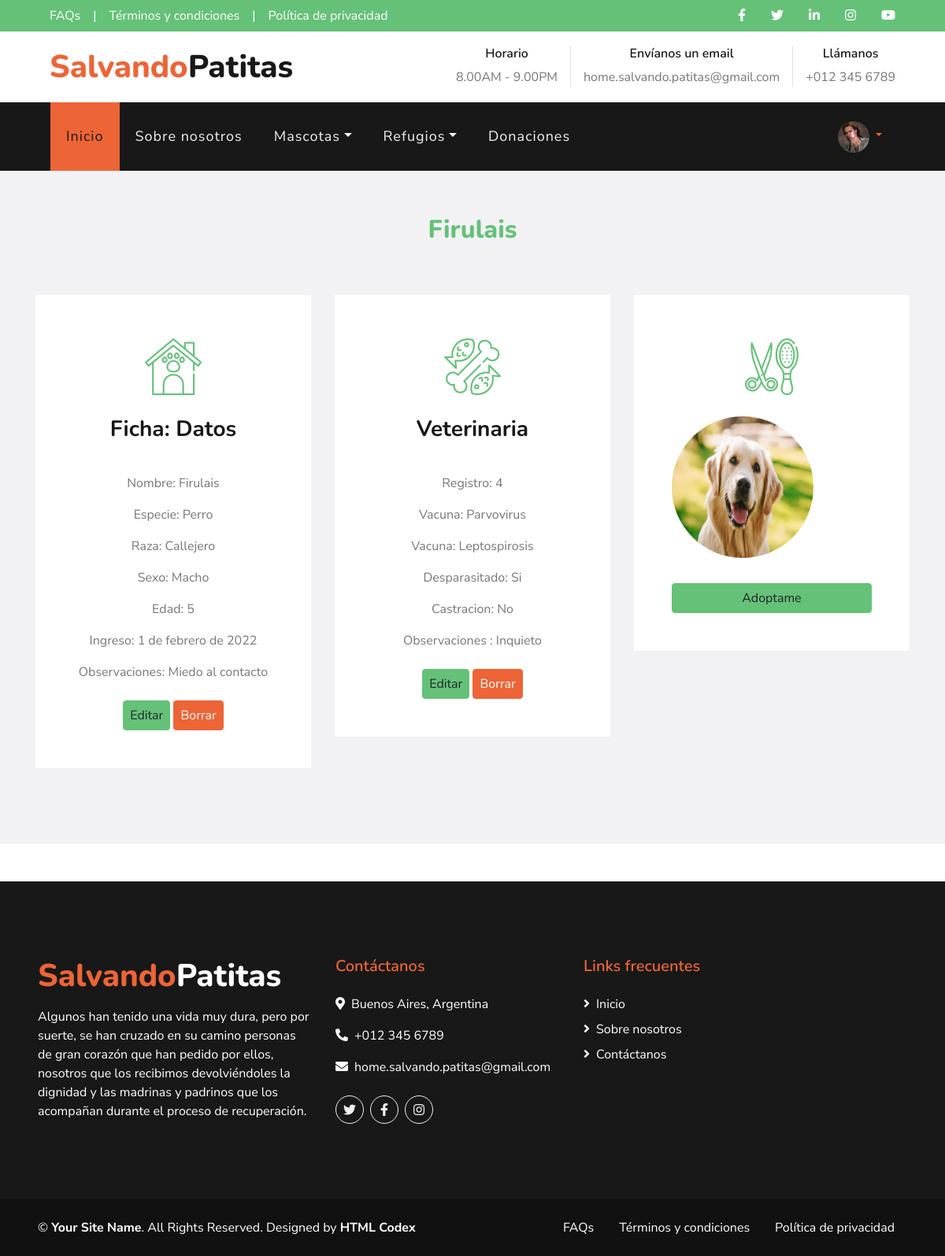
/Mascota/detalle-mascota/1/ (signed in), run on the app's committed database.
### Apps/User/models.py (models this page shows, shortened)
class User_profile(models.Model):
    user = models.OneToOneField('auth.User', on_delete=models.CASCADE, related_name='profile')
    first_name= models.CharField(max_length = 50, null=True, blank=True)
    last_name= models.CharField(max_length = 50, null=True, blank=True)
    phone = models.CharField(max_length=30, null=True, blank=True)
    direccion= models.CharField(max_length=100, null=True, blank=True)
    description= models.TextField(max_length = 200, null=True, blank=True)
    image = models.ImageField(upload_to='profile_image/', null=True, blank=True)

### Apps/Mascota/models.py (models this page shows, shortened)
class Mascota (models.Model):
    nickname = models.CharField(max_length= 50, unique=True)
    especie = models.CharField(max_length= 50, null=True, blank=True)
    raza = models.CharField(max_length= 50, null=True, blank=True)
    sexo = models.CharField (max_length= 20, null=True, blank=True)
    edad_aprox= models.IntegerField(null=True, blank=True)
    ingreso = models.DateField(null=True, blank=True)
    observaciones = models.TextField(max_length=80,null=True, blank=True)
    image = models.ImageField(upload_to='mascota_image/', null=True, blank=True)

### Apps/Veterinaria/models.py (models this page shows, shortened)
class Ficha_medica (models.Model):
    mascota = models.OneToOneField(Mascota, on_delete=models.CASCADE, related_name='veterinaria', null=True)
    registro = models.IntegerField(unique=True)
    vacuna_1 = models.CharField(max_length= 100, null=True, blank=True,)
    vacuna_2 = models.CharField(max_length= 100, null=True, blank=True,)
    desparasitacion = models.CharField(max_length=50, null=True, blank=True,)
    castracion = models.CharField(max_length=50, null=True, blank=True,)
    observaciones = models.TextField(max_length=150,null=True, blank=True,)

### Apps/Mascota/views.py (the view)
# urls.py: path("detalle-mascota/<int:pk>/", Detail_Mascota.as_view() , name="detalle-mascota"),
class Detail_Mascota(DetailView):
    model = Mascota
    template_name = 'Mascota/detalle_mascota.html'

### Templates/Mascota/detalle_mascota.html (shortened to what this page needs)
{% extends "padre.html" %}
{% load static %}
{% block contenidoQueCambia%}
<div class="container-fluid bg-light pt-2">
    <div class="container py-5">
        <div class="d-flex flex-column text-center mb-5">
            <h2 class="text-secondary mb-3">{{mascota.nickname}}</h2>
        </div>
            <div class="row pb-3">
                <div class="col-md-6 col-lg-4 mb-4">
                    <div class="d-flex flex-column text-center bg-white mb-2 p-3 p-sm-5">
                        <h3 class="flaticon-house display-3 font-weight-normal text-secondary mb-3"></h3>
                        <h3 class="mb-3">Ficha: Datos</h3><br>
                    <table>
                        <p> Nombre: {{mascota.nickname}}</p>
                        <p> Especie: {{mascota.especie}}</p>
                        <p> Raza: {{mascota.raza}}</p>
                        <p> Sexo: {{mascota.sexo}}</p>
                        <p> Edad: {{mascota.edad_aprox}}</p>
                        <p> Ingreso: {{mascota.ingreso}}</p>
                        <p> Observaciones: {{mascota.observaciones}}</p>
                    </table>
                    {% if request.user.is_staff %}
                        <div>
                            <a align="rigth" href="{% url "editar-mascota" mascota.id %}" class="btn  btn-secondary mt-3 mt-md-2 px-2">Editar</a>
                            <a align="rigth" href="{% url "borrar-mascota" mascota.id %}" class="btn  btn-primary mt-3 mt-md-2 px-2">Borrar</a>
                        </div>
                    {% endif %}
                    </div>
                </div>
                <div class="col-md-6 col-lg-4 mb-4">
                    <div class="d-flex flex-column text-center bg-white mb-2 p-3 p-sm-5">
                        <h3 class="flaticon-food display-3 font-weight-normal text-secondary mb-3"></h3>
                        <h3 class="mb-3">Veterinaria</h3><br>
                        <table>
                            <p> Registro: {{mascota.veterinaria.registro}}</p>
                            <p> Vacuna: {{mascota.veterinaria.vacuna_1}}</p>
                            <p> Vacuna: {{mascota.veterinaria.vacuna_2}}</p>
                            <p> Desparasitado: {{mascota.veterinaria.desparasitacion}}</p>
                            <p> Castracion: {{mascota.veterinaria.castracion}}</p>
                            <p> Observaciones : {{mascota.veterinaria.observaciones }}</p>
                        </table>
                        {% if request.user.is_staff %}
                                {% if not mascota.veterinaria %}
                                <a href="{% url "ficha-veterinaria" mascota.id %}" class="btn  btn-secondary mt-1 mt-md-2 px-2">Cargar ficha veterinaria</a>
                                {% else %}
                                    <div>
                                        <a align="rigth" href="{% url "editar-vacuna" mascota.veterinaria.id %}" class="btn  btn-secondary mt-3 mt-md-2 px-2">Editar</a>
                                        <a align="rigth" href="{% url "borrar-vacuna" mascota.veterinaria.id %}" class="btn  btn-primary mt-3 mt-md-2 px-2">Borrar</a>
                                    </div>
                                {% endif %}
                        {% endif %}
                    </div>
                </div>
                <div class="col-md-6 col-lg-4 mb-4">
                    <div class="d-flex flex-column text-center bg-white mb-2 p-3 p-sm-5">
                        <h3 class="flaticon-grooming display-3 font-weight-normal text-secondary mb-3"></h3>
                        <img src="{{mascota.image.url}}", style="border-radius: 50% ;" width="180px" height="180px
                        "><br>
                        {% if request.user.is_authenticated %}
                        <a href="{% url "adopcion" %}" class="btn  btn-secondary mt-1 mt-md-2 px-2">Adoptame</a>
                        {% else %}
                        <a href="{% url "requerimiento" %}" class="btn  btn-secondary mt-1 mt-md-2 px-2">Adoptame</a>
                        {% endif%}
                    </div>
                </div>
             </div>
    </div>
</div>
{%endblock%}

### Templates/padre.html (shortened to what this page needs)
<!DOCTYPE html>
<html lang="en">
<head>
    {% load static %}
    <link href="https://cdnjs.cloudflare.com/ajax/libs/font-awesome/5.10.0/css/all.min.css" rel="stylesheet">
    <link href="lib/flaticon/font/flaticon.css" rel="stylesheet">
    <link href="lib/owlcarousel/assets/owl.carousel.min.css" rel="stylesheet">
    <link href="lib/tempusdominus/css/tempusdominus-bootstrap-4.min.css" rel="stylesheet" />
    <link href="{% static "css/style.css" %}"  rel="stylesheet">
</head>
<body>
    <div class="container-fluid">
        <div class="row bg-secondary py-2 px-lg-5">
            <div class="col-lg-6 text-center text-lg-left mb-2 mb-lg-0">
                <div class="d-inline-flex align-items-center">
                    <a class="text-white pr-3" href="{% url "preguntas-frecuentes" %}">FAQs</a>
                    <span class="text-white">|</span>
                    <a class="text-white px-3" href="{% url "terminos-condiciones" %}">Términos y condiciones</a>
                    <span class="text-white">|</span>
                    <a class="text-white pl-3" href="{% url "politica-privacidad" %}">Política de privacidad</a>
                </div>
            </div>
            <div class="col-lg-6 text-center text-lg-right">
                <div class="d-inline-flex align-items-center">
                    <a class="text-white px-3" href="https://www.facebook.com/" target="_blank">
                        <i class="fab fa-facebook-f"></i>
                    </a>
                    <a class="text-white px-3" href="https://twitter.com/" target="_blank">
                        <i class="fab fa-twitter"></i>
                    </a>
                    <a class="text-white px-3" href="https://www.linkedin.com/" target="_blank">
                        <i class="fab fa-linkedin-in"></i>
                    </a>
                    <a class="text-white px-3" href="https://www.instagram.com/" target="_blank">
                        <i class="fab fa-instagram"></i>
                    </a>
                    <a class="text-white pl-3" href="https://www.youtube.com/" target="_blank">
                        <i class="fab fa-youtube"></i>
                    </a>
                </div>
            </div>
        </div>
        <div class="row py-3 px-lg-5">
            <div class="col-lg-4">
                <a href="{% url "index" %}" class="navbar-brand d-none d-lg-block">
                    <h1 class="m-0 display-5 text-capitalize"><span class="text-primary">Salvando</span>Patitas</h1>
                </a>
            </div>
            <div class="col-lg-8 text-center text-lg-right">
                <div class="d-inline-flex align-items-center">
                    <div class="d-inline-flex flex-column text-center pr-3 border-right">
                        <h6>Horario</h6>
                        <p class="m-0">8.00AM - 9.00PM</p>
                    </div>
                    <div class="d-inline-flex flex-column text-center px-3 border-right">
                        <h6>Envíanos un email</h6>
                        <p class="m-0">home.salvando.patitas@gmail.com</p>
                    </div>
                    <div class="d-inline-flex flex-column text-center pl-3">
                        <h6>Llámanos</h6>
                        <p class="m-0">+012 345 6789</p>
                    </div>
                </div>
            </div>
        </div>
    </div>
    <div class="container-fluid p-0">
        <nav class="navbar navbar-expand-lg bg-dark navbar-dark py-3 py-lg-0 px-lg-5">
            <div class="collapse navbar-collapse justify-content-between px-3" id="navbarCollapse">
                <div class="navbar-nav mr-auto py-0">
                    {% if request.user.is_staff %}
                    <a href="{% url "index" %}" class="nav-item nav-link active">Inicio</a>
                    <a href="{% url "sobre-nosotros" %}" class="nav-item nav-link">Sobre nosotros</a>
                    <div class="nav-item dropdown">
                        <a href="#" class="nav-link dropdown-toggle" data-toggle="dropdown">Mascotas</a>
                    </div>
                    <div class="nav-item dropdown">
                        <a href="#" class="nav-link dropdown-toggle" data-toggle="dropdown">Refugios</a>
                    </div>
                    <a href="{% url "donaciones" %}" class="nav-item nav-link">Donaciones</a>
                    {% endif %}
                </div>
                {% if request.user.is_authenticated %}
                <div class="nav-item dropdown">
                    <a href="#" class="nav-link dropdown-toggle" data-toggle="dropdown">
                        {% if user.profile.image %}
                        <img src="{{user.profile.image.url}}" , style="border-radius: 50% ;" width="40px", height="40px">
                        {% endif%}
                </div>
                {%endif%}
        </nav>
    </div>
{% block contenidoQueCambia %}
        {% endblock%}
    <div class="container-fluid bg-dark text-white mt-5 py-5 px-sm-3 px-md-5">
        <div class="row pt-5">
            <div class="col-lg-4 col-md-12 mb-5">
                <h1 class="mb-3 display-5 text-capitalize text-white"><span class="text-primary">Salvando</span>Patitas</h1>
                <p class="m-0">Algunos han tenido una vida muy dura, pero por suerte, se han cruzado en su camino personas de gran corazón que han pedido por ellos, nosotros que los recibimos devolviéndoles la dignidad y las madrinas y padrinos que los acompañan durante el proceso de recuperación.</p>
            </div>
            <div class="col-lg-8 col-md-15">
                <div class="row">
                    <div class="col-md-5 mb-5">
                        <h5 class="text-primary mb-4">Contáctanos</h5>
                        <p><i class="fa fa-map-marker-alt mr-2"></i>Buenos Aires, Argentina</p>
                        <p><i class="fa fa-phone-alt mr-2"></i>+012 345 6789</p>
                        <p><i class="fa fa-envelope mr-2"></i>home.salvando.patitas@gmail.com</p>
                        <div class="d-flex justify-content-start mt-4">
                            <a class="btn btn-outline-light rounded-circle text-center mr-2 px-0" style="width: 36px; height: 36px;" href="https://twitter.com/" target="_blank"><i class="fab fa-twitter"></i></a>
                            <a class="btn btn-outline-light rounded-circle text-center mr-2 px-0" style="width: 36px; height: 36px;" href="https://www.facebook.com/" target="_blank"><i class="fab fa-facebook-f"></i></a>
                            <a class="btn btn-outline-light rounded-circle text-center mr-2 px-0" style="width: 36px; height: 36px;" href="https://www.instagram.com/" target="_blank"><i class="fab fa-instagram"></i></a>
                        </div>
                    </div>
                    <div class="col-md-3 mb-5">
                        <h5 class="text-primary mb-4">Links frecuentes</h5>
                        <div class="d-flex flex-column justify-content-start">
                            <a class="text-white mb-2" href="{% url "index" %}"><i class="fa fa-angle-right mr-2"></i>Inicio</a>
                            <a class="text-white mb-2" href="{% url "sobre-nosotros" %}" ><i class="fa fa-angle-right mr-2"></i>Sobre nosotros</a>
                            <a class="text-white" href="{% url "news-letter" %}"><i class="fa fa-angle-right mr-2"></i>Contáctanos</a>
                        </div>
                    </div>
                </div>
            </div>
        </div>
    </div>
    <div class="container-fluid text-white py-4 px-sm-3 px-md-5" style="background: #111111;">
        <div class="row">
            <div class="col-md-6 text-center text-md-left mb-3 mb-md-0">
                <p class="m-0 text-white">
                    &copy; <a class="text-white font-weight-bold" href="{% url "sobre-nosotros" %}">Your Site Name</a>. All Rights Reserved. Designed by
                    <a class="text-white font-weight-bold" href="https://htmlcodex.com">HTML Codex</a>
                </p>
            </div>
            <div class="col-md-6 text-center text-md-right">
                <ul class="nav d-inline-flex">
                    <li class="nav-item">
                        <a class="nav-link text-white py-0" href="{% url "preguntas-frecuentes" %}">FAQs</a>
                    </li>
                    <li class="nav-item">
                        <a class="nav-link text-white py-0" href="{% url "terminos-condiciones" %}">Términos y condiciones</a>
                    </li>
                    <li class="nav-item">
                        <a class="nav-link text-white py-0" href="{% url "politica-privacidad" %}">Política de privacidad</a>
                    </li>
                </ul>
            </div>
        </div>
    </div>
</body>
</html>

### data on the page
Mascota: nickname "Firulais", especie "Perro", raza "Callejero", sexo "Macho", edad_aprox "5", ingreso "1 de febrero de 2022", observaciones "Miedo al contacto", veterinaria.registro "4", veterinaria.vacuna_1 "Parvovirus", veterinaria.vacuna_2 "Leptospirosis", veterinaria.desparasitacion "Si", veterinaria.castracion "No", veterinaria.observaciones "Inquieto", image (picture)
